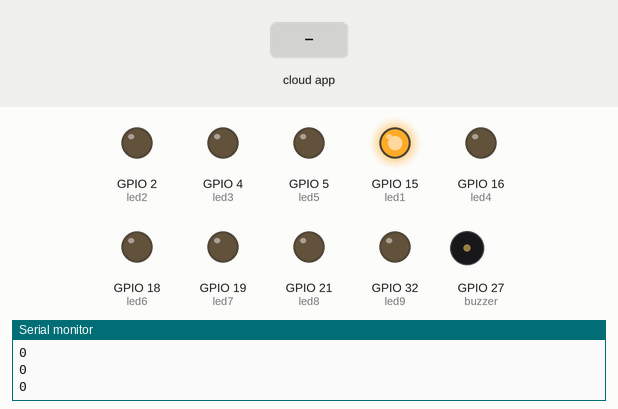
The sketch below on a simulated ESP32. Shown: output pins drawn as LEDs (lit = HIGH), buzzer (waves = sounding), the last lines printed to the serial monitor. Inputs (shaded band) come from the test bench. WiFi joins after 1.5 s; servers stay silent unless stated; the local clock reads 2024-03-15 10:24:30 at power-on unless the sketch sets it; the Firebase database answers and starts empty. At 40.1 s the program stops and its outputs stay as they are.

Above: at 2.9 s.
3.0 s: the phone or cloud app sets adminmed to 1
9.3 s: the phone or cloud app sets adminmed to 2
At 20.9 s:
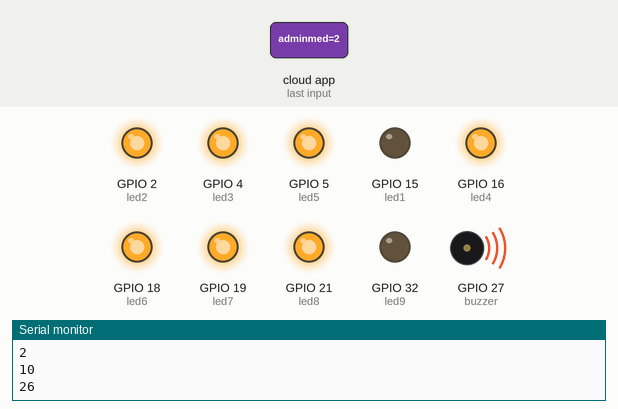
21.1 s: the phone or cloud app sets adminmed to 1
At 29.0 s:
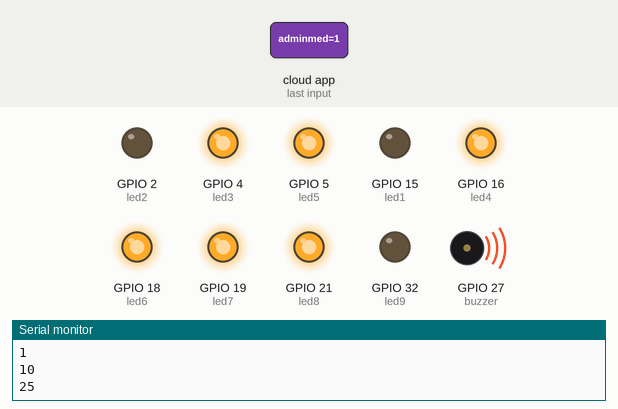
32.9 s: the phone or cloud app sets adminmed to 3
At 39.6 s:
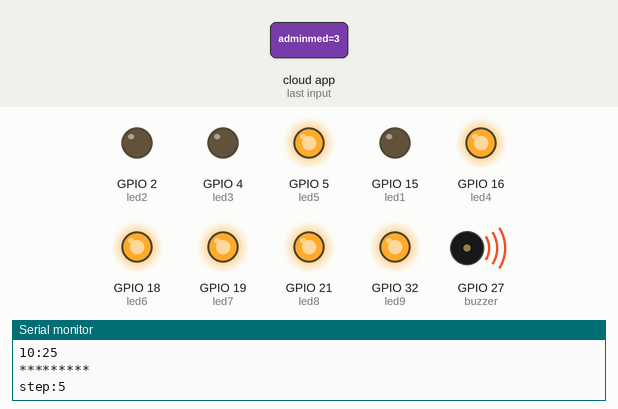
Timing chart, 0 to 41.1 s (numbered marks = the images above; inputs shaded):
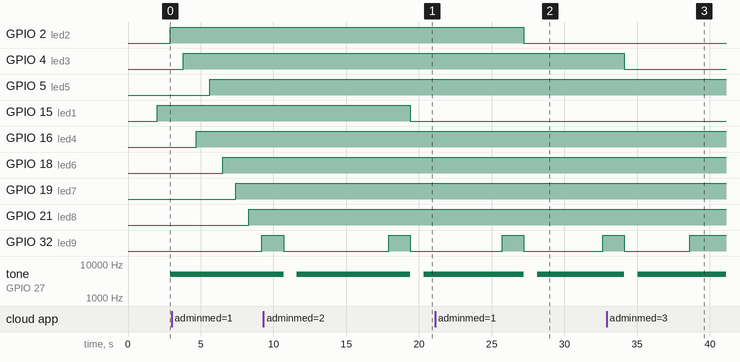

Measured:
- after the input at 9.3 s, GPIO 15 (led1): HIGH → LOW after 10.1 s
- after the input at 21.1 s, GPIO 2 (led2): HIGH → LOW after 6.1 s; tone on GPIO 27 (buzzer): 5000 Hz → silent after 6.1 s, → 5000 Hz 0.90 s later
- after the input at 32.9 s, GPIO 4 (led3): HIGH → LOW after 1.2 s; GPIO 32 (led9): HIGH → LOW after 1.2 s, → HIGH 4.5 s later; tone on GPIO 27 (buzzer): 5000 Hz → silent after 1.2 s, → 5000 Hz 0.90 s later
- by itself, tone on GPIO 27 (buzzer): alternates 5000 Hz for 7.8 s and silent for 0.90 s

The sketch:

codigocomtodosasledsacendendo.ino
```cpp
//Biblioteca
#include <NTPClient.h>  // Biblioteca do NTP.
#include <WiFi.h>       // Biblioteca do WiFi.
#include <IOXhop_FirebaseESP32.h>
#include <ArduinoJson.h>
#include <TimeAlarms.h>
#include <TimeLib.h>


#define FIREBASE_HOST "https://projetoaulaextra-64b8d-default-rtdb.firebaseio.com"
#define FIREBASE_AUTH "XWj6EaNcf9tpwxrAjAM995NJxDjZSceyxjIiLyjd"
#define WIFI_SSID "Demetria"
#define WIFI_PASSWORD "demizinha"


#define led1 15
#define led2 2
#define led3 4
#define led4 16
#define led5 5
#define led6 18
#define led7 19
#define led8 21
#define led9 32
#define buzzer 27

// setting PWM properties
const int freq = 5000;
const int ledChannel = 0;
const int resolution = 8;


//Conexão com wifi
const char* ssid = "Demetria";
const char* password = "demizinha";

// --------------Configuração de relógio online -------------------
const char* ntpServer1 = "c.st1.ntp.br";  //Endereço 1
const char* ntpServer2 = "pool.ntp.org";  //Endereço 2
const long gmtOffset_sec = -3600 * 3;
const int daylightOffset_sec = 0;

//***** Variáveis para controle de tempo ****
unsigned long tempoAtual;
unsigned long tempoAlarmeTools;
unsigned long tempoTesteMaleta;
unsigned long tempoLed;

unsigned long tempoAtualCase0;
unsigned long tempoAtualCase0_1;
//*******************************************
unsigned char step;  // Controle da máquina de estado para leitura da programação dos compartimentos.
unsigned char stepTesteMaleta;


uint8_t hrs = 0;
uint8_t mins = 0;
uint8_t Ch[9];
uint8_t Cm[9];
uint8_t hora[9];
uint8_t minuto[9];
uint8_t horamedi[9];
uint8_t minmedi[9];

uint8_t ChAnterior[9];
uint8_t CmAnterior[9];
uint8_t horaAnterior[9];
uint8_t minutoAnterior[9];
bool ajustarHoraMinuto;
uint8_t desligaLed;

int funcaoalarme;
int funcao;
int led_statusC1;
int led_statusC2;
int led_statusC3;
int led_statusC4;
int led_statusC5;
int led_statusC6;
int led_statusC7;
int led_statusC8;
int led_statusC9;
int buzzer_status;
struct tm timeinfo;


void printLocalTime() {

  if (!getLocalTime(&timeinfo)) {
    Serial.println("Não foi possivel obter o tempo");
    return;
  }                                    //Caso não consiga buscar o horario
  Serial.println(&timeinfo, "%H:%M");  //Saida horario monitor serial
}


// Calculo de Horas e minutos.
// Esta função retorna na matriz horamedi e minmedi valor da hora e minutos
void calculaHora(uint8_t Ch, uint8_t Cm, uint8_t hora, uint8_t minuto, uint8_t* valorHora, uint8_t* valorMinuto) {
  *valorHora = Ch + hora;
  *valorMinuto = Cm + minuto;

  // Correção dos minutos e horas
  if (*valorMinuto >= 60) {
    *valorHora += *valorMinuto / 60;  // Soma o resultado da divisão ao valor da Hora
    *valorMinuto %= 60;               // Recebe o resto da divisão, desta forma teremos o valor em minutos.
  }

  // Correção do valor das Horas
  if (*valorHora >= 24) {
    *valorHora %= 24;
  }

  // Ajusta a hora de tomar o remédio coma hora atual do relógio,
  // Quando a maleta é desliga e ligada novamente após minutos ou horas de tomar o remédio
  // é preciso fazer o ajuste até a hora atual.
  while (*valorHora < hrs || *valorMinuto < mins) {
    incrementoDaHora(hora, minuto, &(*valorHora), &(*valorMinuto));
  }
}
void incrementoDaHora(uint8_t incHora, uint8_t incMinutos, uint8_t* hora, uint8_t* minutos) {
  // Correção das horas e minutos
  *minutos += incMinutos;
  *hora += incHora;
  if (*minutos >= 60) {
    *hora += *minutos / 60;  // Soma o resultado da divisão ao valor da Hora
    *minutos %= 60;          // Recebe o resto da divisão, desta forma teremos o valor em minutos.
  }

  // Correção do valor das Horas
  if (*hora >= 24) {
    *hora %= 24;
  }
}
// Analisa se o compartimento teve o horário de tomar o remédio atualizado
bool houveAtualizacao(uint8_t compartimento) {
  bool status = false;  // Não houve atualização do horário
  /*
      Serial.println("*********");
      Serial.println("houveAtualizacao_0:");
      Serial.println(Ch[compartimento]);
      Serial.println(ChAnterior[compartimento]);
      Serial.println(Cm[compartimento]);
      Serial.println(CmAnterior[compartimento]);
      Serial.println(hora[compartimento]);
      Serial.println(horaAnterior[compartimento]);
      Serial.println(minuto[compartimento]);
      Serial.println(minutoAnterior[compartimento]);
      Serial.println("*********");
  */

  if (Ch[compartimento] != ChAnterior[compartimento]) {
    ChAnterior[compartimento] = Ch[compartimento];
    status = true;
  }
  if (Cm[compartimento] != CmAnterior[compartimento]) {
    CmAnterior[compartimento] = Cm[compartimento];
    status = true;
  }
  if (hora[compartimento] != horaAnterior[compartimento]) {
    horaAnterior[compartimento] = hora[compartimento];
    status = true;
  }
  if (minuto[compartimento] != minutoAnterior[compartimento]) {
    minutoAnterior[compartimento] = minuto[compartimento];
    status = true;
  }
  /*
      Serial.println("*********");
      Serial.print("houveAtualizacao_1:");
      Serial.println(status);
      Serial.println("*********");
  */
  return status;
}

// Função declaração alarme
void AlarmTools() {

  Serial.println("*********");
  Serial.print("step:");
  Serial.println(step);

  switch (step) {
    case 0:
      // tempoAtualCase0 = millis();
      funcaoalarme = 1;  //Firebase.getBool("maleta/funcaoalarme");
      hrs = timeinfo.tm_hour;
      mins = timeinfo.tm_min;
      step++;
      break;

    case 1:
      tempoAtualCase0 = millis();
      Ch[0] = Firebase.getInt("maleta/C1/hora");
      Cm[0] = Firebase.getInt("maleta/C1/min");
      hora[0] = Firebase.getInt("maleta/C1/adhoramed");
      minuto[0] = Firebase.getInt("maleta/C1/adminmed");

      if (houveAtualizacao(0)) {  // Se houve atualização da programação, recalcula a hora de tomar o remédio.
        calculaHora(Ch[0], Cm[0], hora[0], minuto[0], &horamedi[0], &minmedi[0]);
      }
      step++;
      break;

    case 2:
      tempoAtualCase0 = millis();
      Ch[1] = Firebase.getInt("maleta/C2/hora");
      Cm[1] = Firebase.getInt("maleta/C2/min");
      hora[1] = Firebase.getInt("maleta/C2/adhoramed");
      minuto[1] = Firebase.getInt("maleta/C2/adminmed");

      if (houveAtualizacao(1)) {  // Se houve atualização da programação, recalcula a hora de tomar o remédio.
        calculaHora(Ch[1], Cm[1], hora[1], minuto[1], &horamedi[1], &minmedi[1]);
      }
      step++;
      break;

    case 3:
      tempoAtualCase0 = millis();
      Ch[2] = Firebase.getInt("maleta/C3/hora");
      Cm[2] = Firebase.getInt("maleta/C3/min");
      hora[2] = Firebase.getInt("maleta/C3/adhoramed");
      minuto[2] = Firebase.getInt("maleta/C3/adminmed");

      if (houveAtualizacao(2)) {  // Se houve atualização da programação, recalcula a hora de tomar o remédio.
        calculaHora(Ch[2], Cm[2], hora[2], minuto[2], &horamedi[2], &minmedi[2]);
      }
      step++;
      break;

    case 4:
      tempoAtualCase0 = millis();
      Ch[3] = Firebase.getInt("maleta/C4/hora");
      Cm[3] = Firebase.getInt("maleta/C4/min");
      hora[3] = Firebase.getInt("maleta/C4/adhoramed");
      minuto[3] = Firebase.getInt("maleta/C4/adminmed");

      if (houveAtualizacao(3)) {  // Se houve atualização da programação, recalcula a hora de tomar o remédio.
        calculaHora(Ch[3], Cm[3], hora[3], minuto[3], &horamedi[3], &minmedi[3]);
      }
      step++;
      break;

    case 5:
      tempoAtualCase0 = millis();
      Ch[4] = Firebase.getInt("maleta/C5/hora");
      Cm[4] = Firebase.getInt("maleta/C5/min");
      hora[4] = Firebase.getInt("maleta/C5/adhoramed");
      minuto[4] = Firebase.getInt("maleta/C5/adminmed");

      if (houveAtualizacao(4)) {  // Se houve atualização da programação, recalcula a hora de tomar o remédio.
        calculaHora(Ch[4], Cm[4], hora[4], minuto[4], &horamedi[4], &minmedi[4]);
      }
      step++;
      break;

    case 6:
      tempoAtualCase0 = millis();
      Ch[5] = Firebase.getInt("maleta/C6/hora");
      Cm[5] = Firebase.getInt("maleta/C6/min");
      hora[5] = Firebase.getInt("maleta/C6/adhoramed");
      minuto[5] = Firebase.getInt("maleta/C6/adminmed");
      if (houveAtualizacao(5)) {  // Se houve atualização da programação, recalcula a hora de tomar o remédio.
        calculaHora(Ch[5], Cm[5], hora[5], minuto[5], &horamedi[5], &minmedi[5]);
      }
      step++;
      break;
      //
    case 7:
      tempoAtualCase0 = millis();
      Ch[6] = Firebase.getInt("maleta/C7/hora");
      Cm[6] = Firebase.getInt("maleta/C7/min");
      hora[6] = Firebase.getInt("maleta/C7/adhoramed");
      minuto[6] = Firebase.getInt("maleta/C7/adminmed");
      if (houveAtualizacao(6)) {  // Se houve atualização da programação, recalcula a hora de tomar o remédio.
        calculaHora(Ch[6], Cm[6], hora[6], minuto[6], &horamedi[6], &minmedi[6]);
      }
      step++;
      break;

    case 8:
      tempoAtualCase0 = millis();
      Ch[7] = Firebase.getInt("maleta/C8/hora");
      Cm[7] = Firebase.getInt("maleta/C8/min");
      hora[7] = Firebase.getInt("maleta/C8/adhoramed");
      minuto[7] = Firebase.getInt("maleta/C8/adminmed");
      if (houveAtualizacao(7)) {  // Se houve atualização da programação, recalcula a hora de tomar o remédio.
        calculaHora(Ch[7], Cm[7], hora[7], minuto[7], &horamedi[7], &minmedi[7]);
      }
      step++;
      break;

    case 9:
      tempoAtualCase0 = millis();
      Ch[8] = Firebase.getInt("maleta/C9/hora");
      Cm[8] = Firebase.getInt("maleta/C9/min");
      hora[8] = Firebase.getInt("maleta/C9/adhoramed");
      minuto[8] = Firebase.getInt("maleta/C9/adminmed");
      if (houveAtualizacao(8)) {  // Se houve atualização da programação, recalcula a hora de tomar o remédio.
        calculaHora(Ch[8], Cm[8], hora[8], minuto[8], &horamedi[8], &minmedi[8]);
      }
      step = 0;
      tempoAtualCase0_1 = millis();
      break;

    default:
      step = 0;
      break;
  }
}


//Controla o estado do Buzzer, ligado ou desligado
void CtrBuzzer(bool ligaDesl) {
  if (ligaDesl) {
    ledcAttachPin(buzzer, ledChannel);
    ledcWriteTone(ledChannel, 5000);
  } else {
    ledcWriteTone(ledChannel, 0);
    ledcDetachPin(buzzer);
  }
}


void setup() {
  //
  //  Serial.printf("Connecting to %s ", ssid);
  WiFi.begin(ssid, password);
  while (WiFi.status() != WL_CONNECTED) {
    delay(500);
    Serial.println(".");
  }
  Serial.println(" WIFI CONECTADO!");
  WiFi.begin(ssid, password);

  //  WiFi.begin("Wokwi-GUEST", "", 6);
  //  while (WiFi.status() != WL_CONNECTED) {
  //    delay(250);
  //  }

  step = 0;
  desligaLed = 0;
  stepTesteMaleta = 0;
  tempoAtual = 0;
  tempoAlarmeTools = 0;
  tempoTesteMaleta = 0;

  Serial.begin(115200);

  pinMode(led1, OUTPUT);
  pinMode(led2, OUTPUT);
  pinMode(led3, OUTPUT);
  pinMode(led4, OUTPUT);
  pinMode(led5, OUTPUT);
  pinMode(led6, OUTPUT);
  pinMode(led7, OUTPUT);
  pinMode(led8, OUTPUT);
  pinMode(led9, OUTPUT);
  pinMode(buzzer, OUTPUT);

  ledcSetup(ledChannel, freq, resolution);

  // attach the channel to the GPIO to be controlled
  ledcAttachPin(buzzer, ledChannel);

  configTime(gmtOffset_sec, daylightOffset_sec, ntpServer2, ntpServer1);  //Configuração Time
  delay(250);
  printLocalTime();

  // -------- Conexão Firebase --------------------
  Firebase.begin(FIREBASE_HOST, FIREBASE_AUTH);

  for (uint8_t x = 0; x < 8; x++) {
    ChAnterior[x] = 255;
    CmAnterior[x] = 255;
    horaAnterior[x] = 255;
    minutoAnterior[x] = 255;
    // Ajusta hora e minuto, quando ligar a maleta
    horamedi[x] = hrs;
    minmedi[x] = mins;
  }
}


void loop() {
  tempoAtual = millis();

  if (tempoAtual >= (tempoAlarmeTools + 2000)) {
    tempoAlarmeTools = tempoAtual;
    AlarmTools();
  }

  // Serial.println("*********");
  // Serial.print("stepTesteMaleta:");
  // Serial.println(stepTesteMaleta);

  if (tempoAtual >= (tempoTesteMaleta + 50)) {
    tempoTesteMaleta = tempoAtual;

    if (!funcaoalarme) {
      switch (stepTesteMaleta) {
        case 0:
          buzzer_status = 0;  //Firebase.getBool("maleta/buzzer_status");
          stepTesteMaleta++;
          break;
        case 1:
          led_statusC1 = 0;  //Firebase.getBool("maleta/C1/led_status");
          stepTesteMaleta++;
          break;
        case 2:
          led_statusC2 = 0;  //Firebase.getBool("maleta/C2/led_status");
          stepTesteMaleta++;
          break;
        case 3:
          led_statusC3 = 0;  //Firebase.getBool("maleta/C3/led_status");
          stepTesteMaleta++;
          break;
        case 4:
          led_statusC4 = 0;  //Firebase.getBool("maleta/C4/led_status");
          stepTesteMaleta++;
          break;
        case 5:
          led_statusC5 = 0;  //Firebase.getBool("maleta/C5/led_status");
          stepTesteMaleta++;
          break;
        case 6:
          led_statusC6 = 0;  //Firebase.getBool("maleta/C6/led_status");
          stepTesteMaleta++;
          break;
        case 7:
          led_statusC7 = 0;  //Firebase.getBool("maleta/C7/led_status");
          stepTesteMaleta++;
          break;
        case 8:
          led_statusC8 = 0;  //Firebase.getBool("maleta/C8/led_status");
          stepTesteMaleta++;
          break;
        case 9:
          led_statusC9 = 0;  //Firebase.getBool("maleta/C9/led_status");
          stepTesteMaleta = 0;
          break;
        default:
          stepTesteMaleta = 0;
          break;
      }
    }
  }


  // Operação da Maleta, indica ao usuário quando deve tomar o remédio
  if (funcaoalarme) {


    // Apaga o Led e desliga o Buzzer
    if (tempoAtual >= (tempoLed + 5000)) {
      tempoLed = tempoAtual;
      if (desligaLed) {
        Serial.println("Desliga Led");
        digitalWrite(desligaLed, LOW);
        CtrBuzzer(false);
        desligaLed = 0;
        //delay(1000);
      }
    }

    Serial.println("********1");
    Serial.println("Hora de tomar remédio:");
    Serial.println(hrs);
    Serial.println(mins);
    Serial.println(horamedi[2]);
    Serial.println(minmedi[2]);
    Serial.println(horamedi[3]);
    Serial.println(minmedi[3]);


    if (hrs >= horamedi[0] && mins >= minmedi[0]) {
      desligaLed = led1;
      digitalWrite(led1, HIGH);
      delay(900);
      CtrBuzzer(true);  // Liga o Buzzer
      // Determina o próximo horário para tomar o remédio
      incrementoDaHora(hora[0], minuto[0], &horamedi[0], &minmedi[0]);
      Serial.println("********2");
      Serial.println("Hora de tomar remédio:");
      Serial.println(hora[0]);
      Serial.println(minuto[0]);
      Serial.println(horamedi[0]);
      Serial.println(minmedi[0]);

    } else {
      digitalWrite(led1, LOW);
    };


    if (hrs >= horamedi[1] && mins >= minmedi[1]) {
      desligaLed = led2;
      digitalWrite(led2, HIGH);
      delay(900);
      CtrBuzzer(true);  // Liga o Buzzer
      // Determina o próximo horário para tomar o remédio
      incrementoDaHora(hora[1], minuto[1], &horamedi[1], &minmedi[1]);
      Serial.println("********2");
      Serial.println("Hora de tomar remédio:");
      Serial.println(hora[1]);
      Serial.println(minuto[1]);
      Serial.println(horamedi[1]);
      Serial.println(minmedi[1]);
    } else {
      digitalWrite(led2, LOW);
    };

    if (hrs >= horamedi[2] && mins >= minmedi[2]) {
      desligaLed = led3;
      digitalWrite(led3, HIGH);
      delay(900);
      CtrBuzzer(true);  // Liga o Buzzer
      // Determina o próximo horário para tomar o remédio
      incrementoDaHora(hora[2], minuto[2], &horamedi[2], &minmedi[2]);
      Serial.println("********3");
      Serial.println("Hora de tomar remédio:");
      Serial.println(hora[2]);
      Serial.println(minuto[2]);
      Serial.println(horamedi[2]);
      Serial.println(minmedi[2]);
    } else {
      digitalWrite(led3, LOW);
    };

    if (hrs >= horamedi[3] && mins >= minmedi[3]) {
      desligaLed = led4;
      digitalWrite(led4, HIGH);
      delay(900);
      CtrBuzzer(true);  // Liga o Buzzer
      // Determina o próximo horário para tomar o remédio
      incrementoDaHora(hora[3], minuto[3], &horamedi[3], &minmedi[3]);
      Serial.println("********4");
      Serial.println("Hora de tomar remédio:");
      Serial.println(hora[3]);
      Serial.println(minuto[3]);
      Serial.println(horamedi[3]);
      Serial.println(minmedi[3]);
    } else {
      digitalWrite(led4, LOW);
    };

    if (hrs >= horamedi[4] && mins >= minmedi[4]) {
      desligaLed = led5;
      digitalWrite(led5, HIGH);
      delay(900);
      CtrBuzzer(true);  // Liga o Buzzer
      // Determina o próximo horário para tomar o remédio
      incrementoDaHora(hora[4], minuto[4], &horamedi[4], &minmedi[4]);
      Serial.println("********5");
      Serial.println("Hora de tomar remédio:");
      Serial.println(hora[4]);
      Serial.println(minuto[4]);
      Serial.println(horamedi[4]);
      Serial.println(minmedi[4]);
    } else {
      digitalWrite(led5, LOW);
    };

    if (hrs >= horamedi[5] && mins >= minmedi[5]) {
      desligaLed = led6;
      digitalWrite(led6, HIGH);
      delay(900);
      CtrBuzzer(true);  // Liga o Buzzer
      // Determina o próximo horário para tomar o remédio
      incrementoDaHora(hora[5], minuto[5], &horamedi[5], &minmedi[5]);
      Serial.println("********6");
      Serial.println("Hora de tomar remédio:");
      Serial.println(hora[5]);
      Serial.println(minuto[5]);
      Serial.println(horamedi[5]);
      Serial.println(minmedi[5]);
    } else {
      digitalWrite(led6, LOW);
    };

    if (hrs >= horamedi[6] && mins >= minmedi[6]) {
      desligaLed = led7;
      digitalWrite(led7, HIGH);
      delay(900);
      CtrBuzzer(true);  // Liga o Buzzer
      // Determina o próximo horário para tomar o remédio
      incrementoDaHora(hora[6], minuto[6], &horamedi[6], &minmedi[6]);
      Serial.println("********7");
      Serial.println("Hora de tomar remédio:");
      Serial.println(hora[6]);
      Serial.println(minuto[6]);
      Serial.println(horamedi[6]);
      Serial.println(minmedi[6]);
    } else {
      digitalWrite(led7, LOW);
    };

    if (hrs >= horamedi[7] && mins >= minmedi[7]) {
      desligaLed = led8;
      digitalWrite(led8, HIGH);
      delay(900);
      CtrBuzzer(true);  // Liga o Buzzer
      // Determina o próximo horário para tomar o remédio
      incrementoDaHora(hora[7], minuto[7], &horamedi[7], &minmedi[7]);
      Serial.println("********8");
      Serial.println("Hora de tomar remédio:");
      Serial.println(hora[7]);
      Serial.println(minuto[7]);
      Serial.println(horamedi[7]);
      Serial.println(minmedi[7]);
    } else {
      digitalWrite(led8, LOW);
    };

    if (hrs >= horamedi[8] && mins >= minmedi[8]) {
      desligaLed = led9;
      digitalWrite(led9, HIGH);
      delay(900);
      CtrBuzzer(true);  // Liga o Buzzer
      // Determina o próximo horário para tomar o remédio
      incrementoDaHora(hora[8], minuto[8], &horamedi[8], &minmedi[8]);
      Serial.println("********9");
      Serial.println("Hora de tomar remédio:");
      Serial.println(hora[8]);
      Serial.println(minuto[8]);
      Serial.println(horamedi[8]);
      Serial.println(minmedi[8]);
    } else {
      digitalWrite(led9, LOW);
    };
  }

  // Verifica se deve executar a rotina de teste da maleta
  if (!funcaoalarme) {
    if (led_statusC1 == 1) {
      digitalWrite(led1, HIGH);
      delay(5000);
      digitalWrite(led1, LOW);
      led_statusC1 = false;
      //Firebase.setBool("maleta/C1/led_status", led_statusC1);
    }
    if (led_statusC2 == 1) {
      digitalWrite(led2, HIGH);
      delay(5000);
      digitalWrite(led2, LOW);
      led_statusC2 = false;
      //Firebase.setBool("maleta/C2/led_status", led_statusC2);
    }
    if (led_statusC3 == 1) {
      digitalWrite(led3, HIGH);
      delay(5000);
      digitalWrite(led3, LOW);
      led_statusC3 = false;
      //Firebase.setBool("maleta/C3/led_status", led_statusC3);
    }
    if (led_statusC4 == 1) {
      digitalWrite(led4, HIGH);
      delay(5000);
      digitalWrite(led4, LOW);
      led_statusC4 = false;
      //Firebase.setBool("maleta/C4/led_status", led_statusC4);
    }
    if (led_statusC5 == 1) {
      digitalWrite(led5, HIGH);
      delay(5000);
      digitalWrite(led5, LOW);
      led_statusC5 = false;
      //Firebase.setBool("maleta/C5/led_status", led_statusC5);
    }

    if (led_statusC6 == 1) {
      digitalWrite(led6, HIGH);
      delay(5000);
      digitalWrite(led6, LOW);
      led_statusC6 = false;
      //Firebase.setBool("maleta/C6/led_status", led_statusC6);
    }

    if (led_statusC7 == 1) {
      digitalWrite(led7, HIGH);
      delay(5000);
      digitalWrite(led7, LOW);
      led_statusC7 = false;
      //Firebase.setBool("maleta/C7/led_status", led_statusC7);
    }

    if (led_statusC8 == 1) {
      digitalWrite(led8, HIGH);
      delay(5000);
      digitalWrite(led8, LOW);
      led_statusC8 = false;
      //Firebase.setBool("maleta/C8/led_status", led_statusC8);
    }

    if (led_statusC9 == 1) {
      digitalWrite(led9, HIGH);
      delay(5000);
      digitalWrite(led9, LOW);
      led_statusC9 = false;
      //Firebase.setBool("maleta/C9/led_status", led_statusC9);
    }
    if (buzzer_status == 1) {
      ledcWriteTone(ledChannel, 1000);
      delay(1000);
      buzzer_status = false;
      //Firebase.setBool("maleta/buzzer_status", buzzer_status);
    }
  }
  printLocalTime();
}
```
